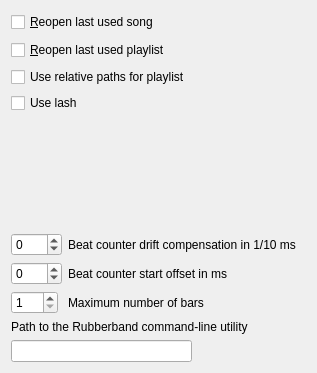
     <widget class="QWidget" name="tab_1">
      <attribute name="title">
       <string>&amp;General</string>
      </attribute>
      <layout class="QVBoxLayout" name="verticalLayout_3">
       <item>
        <widget class="QCheckBox" name="restoreLastUsedSongCheckbox">
         <property name="minimumSize">
          <size>
           <width>0</width>
           <height>22</height>
          </size>
         </property>
         <property name="text">
          <string>&amp;Reopen last used song</string>
         </property>
         <property name="shortcut">
          <string>Alt+R</string>
         </property>
        </widget>
       </item>
       <item>
        <widget class="QCheckBox" name="restoreLastUsedPlaylistCheckbox">
         <property name="minimumSize">
          <size>
           <width>0</width>
           <height>22</height>
          </size>
         </property>
         <property name="text">
          <string>&amp;Reopen last used playlist</string>
         </property>
         <property name="shortcut">
          <string>Alt+R</string>
         </property>
        </widget>
       </item>
       <item>
        <widget class="QCheckBox" name="useRelativePlaylistPathsCheckbox">
         <property name="text">
          <string>Use relative paths for playlist</string>
         </property>
        </widget>
       </item>
       <item>
        <widget class="QCheckBox" name="useLashCheckbox">
         <property name="text">
          <string>Use lash</string>
         </property>
        </widget>
       </item>
       <item>
        <spacer name="verticalSpacer_3">
         <property name="orientation">
          <enum>Qt::Vertical</enum>
         </property>
         <property name="sizeHint" stdset="0">
          <size>
           <width>20</width>
           <height>114</height>
          </size>
         </property>
        </spacer>
       </item>
       <item>
        <layout class="QFormLayout" name="formLayout">
         <item row="0" column="0">
          <widget class="QSpinBox" name="sBcountOffset">
           <property name="toolTip">
            <string>first step, adjust timing mismatch between controller/keyboard trigger latency and computed bpm</string>
           </property>
           <property name="minimum">
            <number>-200</number>
           </property>
           <property name="maximum">
            <number>200</number>
           </property>
          </widget>
         </item>
         <item row="0" column="1">
          <widget class="QLabel" name="bClabel_2">
           <property name="text">
            <string>Beat counter drift compensation in 1/10 ms   </string>
           </property>
          </widget>
         </item>
         <item row="1" column="0">
          <widget class="QSpinBox" name="sBstartOffset">
           <property name="toolTip">
            <string>second step, adjust offset between last controller/keybord trigger and the deferred sequencer startup </string>
           </property>
           <property name="minimum">
            <number>-500</number>
           </property>
           <property name="maximum">
            <number>500</number>
           </property>
          </widget>
         </item>
         <item row="1" column="1">
          <widget class="QLabel" name="label">
           <property name="text">
            <string>Beat counter start offset in ms    </string>
           </property>
          </widget>
         </item>
         <item row="2" column="0">
          <widget class="QSpinBox" name="sBmaxBars">
           <property name="toolTip">
            <string>second step, adjust offset between last controller/keybord trigger and the deferred sequencer startup </string>
           </property>
           <property name="minimum">
            <number>1</number>
           </property>
           <property name="maximum">
            <number>800</number>
           </property>
          </widget>
         </item>
         <item row="2" column="1">
          <widget class="QLabel" name="label_3">
           <property name="text">
            <string>Maximum number of bars</string>
           </property>
          </widget>
         </item>
        </layout>
       </item>
       <item>
        <layout class="QGridLayout" name="gridLayout">
         <item row="0" column="0" colspan="2">
          <widget class="QLabel" name="pathToRubberbandExLable">
           <property name="text">
            <string>Path to the Rubberband command-line utility</string>
           </property>
          </widget>
         </item>
         <item row="1" column="1">
          <spacer name="horizontalSpacer">
           <property name="orientation">
            <enum>Qt::Horizontal</enum>
           </property>
           <property name="sizeHint" stdset="0">
            <size>
             <width>40</width>
             <height>20</height>
            </size>
           </property>
          </spacer>
         </item>
         <item row="1" column="0">
          <widget class="QLineEdit" name="rubberbandLineEdit">
           <property name="minimumSize">
            <size>
             <width>181</width>
             <height>0</height>
            </size>
           </property>
          </widget>
         </item>
        </layout>
       </item>
      </layout>
     </widget>
